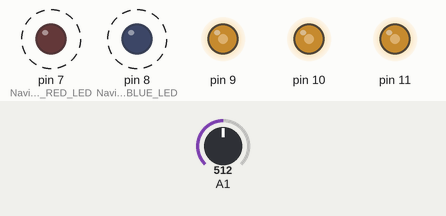
A sketch run on a simulated Arduino Uno, built with avr-gcc and run on an emulated ATmega328P. Parts: output pins drawn as LEDs (lit = HIGH). Dashed ring = blinking. The test bench sets the inputs (shaded band); at power-on: A1 = 512.

Above: at 0.9 s.
1.6 s: A1 set to 716
At 2.15 s:
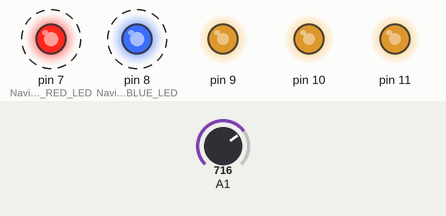
5.0 s: A1 set to 900
At 6.35 s:
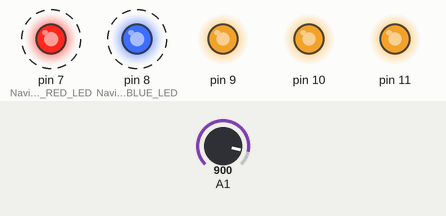
8.4 s: A1 set to 511
At 8.9 s:
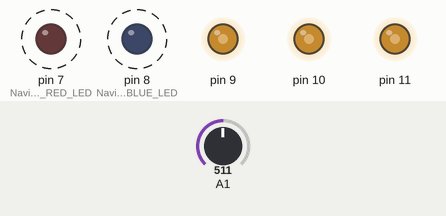
11.8 s: A1 set to 122
At 11.95 s:
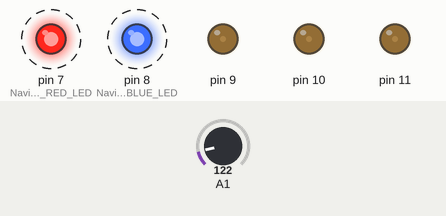
15.2 s: A1 set to 0
At 16.15 s:
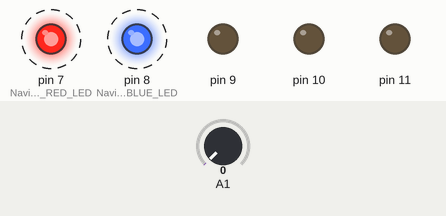
Timing chart, 0 to 19.6 s (numbered marks = the images above; inputs shaded):
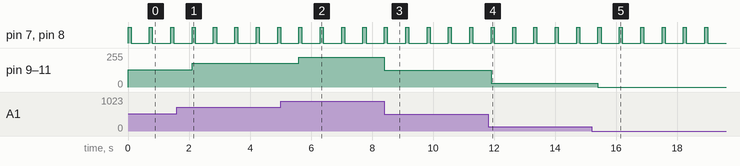

Measured:
- after the input at 1.6 s, pin 9–11: 128/255 → 179/255 after 0.50 s
- after the input at 5.0 s, pin 9–11: 179/255 → 225/255 after 0.60 s
- after the input at 8.4 s, pin 9–11: 225/255 → 127/255 at once
- after the input at 11.8 s, pin 9–11: 127/255 → 30/255 after 0.10 s
- after the input at 15.2 s, pin 9–11: 30/255 → 0/255 after 0.20 s
- by itself, pin 7 (Navi_Lite_Left_RED_LED), pin 8 (Navi_Lite_Right_BLUE_LED): alternates HIGH for 0.10 s and LOW for 0.60 s

The sketch:

Blackeage_B.ino
```cpp
void setup() {
  pinMode(7, OUTPUT);  // Navi Lite Left RED LED
  pinMode(8, OUTPUT);  // Navi Lite Right BLUE LED
}

void loop() {
  int val = analogRead(A1) / 4;
  analogWrite(9, val);   // ENGINE Nozzle LED
  analogWrite(10, val);  // Cockpit FRONT LED
  analogWrite(11, val);  // Cockpit REAR LED

  digitalWrite(7, HIGH);  // Navi Lite Left RED LED
  digitalWrite(8, HIGH);  // Navi Lite Right BLUE LED
  delay(100);
  digitalWrite(7, LOW);  // Navi Lite Left RED LED
  digitalWrite(8, LOW);  // Navi Lite Right BLUE LED
  delay(600);
}
```
